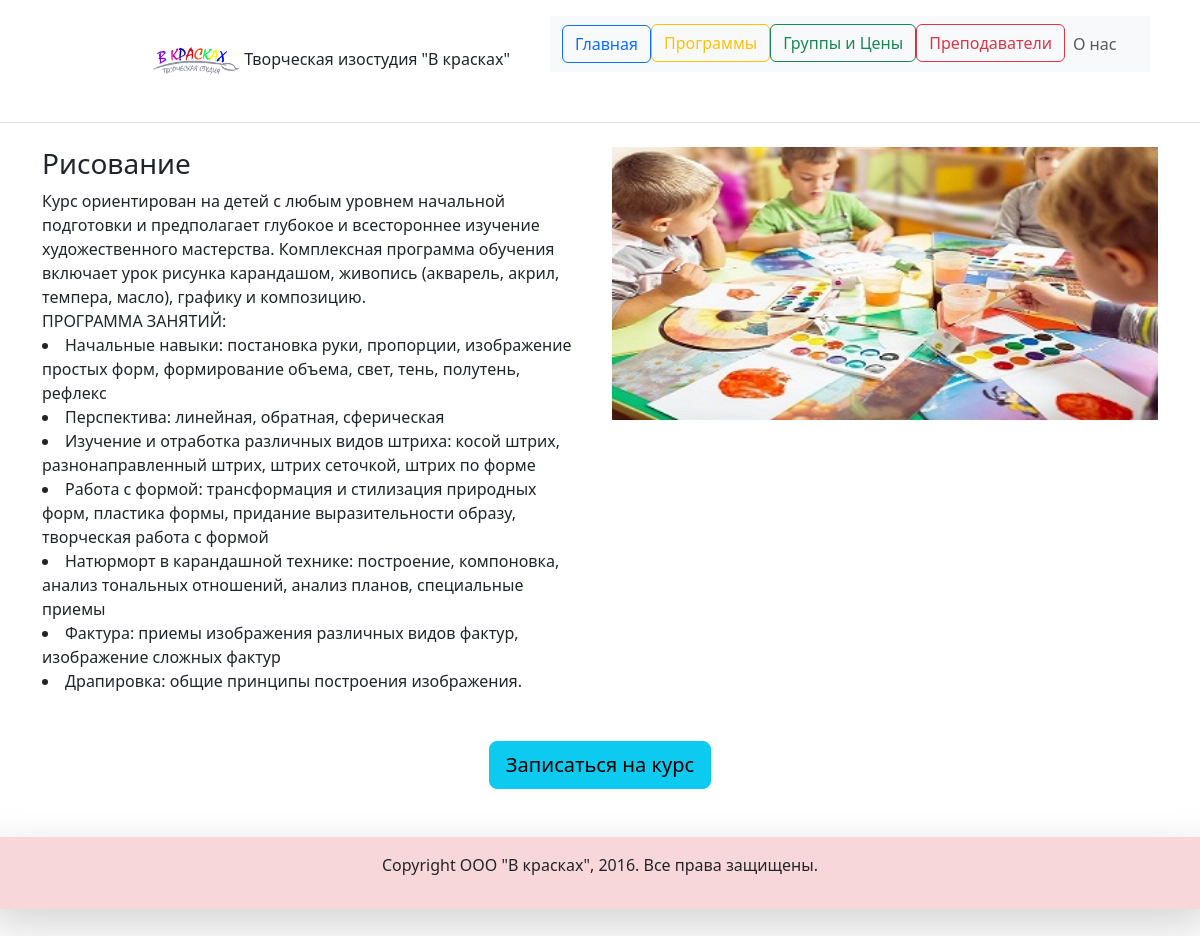
Page /category/1 on the committed database.
### v_kraskah/models.py (models this page shows, shortened)
class Category(models.Model):
    name = models.CharField(max_length=200,
                            help_text="Введите категорию занятия",
                            verbose_name="Категория занятия")
    full_description = models.TextField(max_length=1000, help_text="Полный текст курса", verbose_name="полное описание",
                                        blank=True)
    short_description = models.CharField(max_length=200, help_text="Кратко опишите категорию",
                                         verbose_name="краткое описание", blank=True)
    img = models.ImageField(upload_to='media/images/category', null=True, help_text='150x150px',
                            verbose_name="ссылка картинки", blank=True)
    @property
    def photo_url(self):
        if self.img and hasattr(self.img, 'url'):
            return self.img.url
    class Meta:
        verbose_name = "Предмет"
        verbose_name_plural = "Предметы"
        ordering = ["name"]

### v_kraskah/views.py (the view)
# urls.py: path('category/<int:pk>', views.CategoryDetailView.as_view(), name="category"),  # Конкретная категория
class CategoryDetailView(generic.DetailView):
    model = Category

### templates/v_kraskah/category_detail.html (shortened to what this page needs)
{% extends "base.html" %}
{% block content %}
{% if category.name == "Английский язык" %}
<div class="container">
  <div class="row">
    <div class="col">
        <h3>{{ category.name }}</h3>
        Детство - благоприятное время для изучения иностранного языка! Родители, не упустите это золотое время и
        приводите Вашего ребенка на курсы английского языка для детей как можно раньше. У детей еще нет ментального
        барьера. Дети не боятся ошибаться и воспринимают иностранный язык как родной. Чем раньше ребенок начинает
        изучать иностранный язык, тем эффективнее и легче происходит восприятие английского на интуитивном уровне.
        Дети по достижению школьного возраста становятся билингвами, то есть могут говорить на двух языках. Такие дети
        получают огромное преимущество в своем развитии. Они могут приступить к изучению еще одного иностранного языка.
    </div>
    <div class="col">
      <img src="{{ category.photo_url }}" class="card-img-top" alt="изображение">
    </div>
  </div>
    <br>
    <br>
    <div class="text-center">
        <a href="{% url 'call_back' %}" class="btn btn-warning btn-lg">Записаться на курс</a>
    </div>
</div>
{% elif category.name == "Рисование" %}
<div class="container">
  <div class="row">
    <div class="col">
        <h3>{{ category.name }}</h3>
        Курс ориентирован на детей с любым уровнем начальной подготовки и предполагает глубокое и всестороннее изучение
        художественного мастерства. Комплексная программа обучения включает урок рисунка карандашом, живопись (акварель,
        акрил, темпера, масло), графику и композицию.
        <div>ПРОГРАММА ЗАНЯТИЙ:
          <li>Начальные навыки: постановка руки, пропорции, изображение простых форм, формирование объема, свет, тень,
              полутень, рефлекс</li>
          <li>Перспектива: линейная, обратная, сферическая</li>
          <li>Изучение и отработка различных видов штриха: косой штрих, разнонаправленный штрих, штрих сеточкой, штрих
              по форме</li>
          <li>Работа с формой: трансформация и стилизация природных форм, пластика формы, придание выразительности
              образу, творческая работа с формой</li>
          <li>Натюрморт в карандашной технике: построение, компоновка, анализ тональных отношений, анализ планов,
              специальные приемы</li>
          <li>Фактура: приемы изображения различных видов фактур, изображение сложных фактур</li>
          <li>Драпировка: общие принципы построения изображения.
        </div>
    </div>
    <div class="col">
      <img src="{{ category.photo_url }}" class="card-img-top" alt="изображение">
    </div>
  </div>
    <br>
    <br>
    <div class="text-center">
        <a href="{% url 'call_back' %}" class="btn btn-info btn-lg">Записаться на курс</a>
    </div>
</div>
{% endif %}
{% endblock %}

### rows in the picture
Category: name "Рисование", photo_url (picture)
